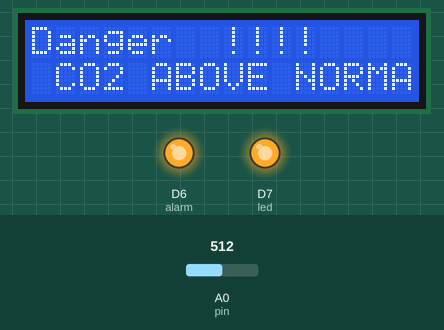
The sketch below on a simulated ESP8266 (NodeMCU). On the bench: 16×2 character LCD, output pins drawn as LEDs (lit = HIGH). Inputs (shaded band) come from the test bench; at power-on: A0 (pin) = 512. WiFi joins after 1.5 s; servers stay silent unless stated; web services answer with replies made up by the test bench; what the sketch prints to the serial monitor is not drawn.

Above: at 2.7 s.
2.8 s: A0 (pin) set to 357
4.3 s: A0 (pin) set to 338
At 5.1 s:
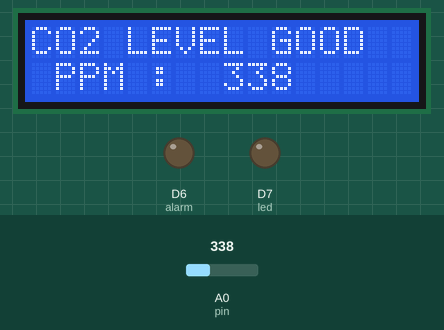
6.0 s: A0 (pin) set to 306
At 6.7 s:
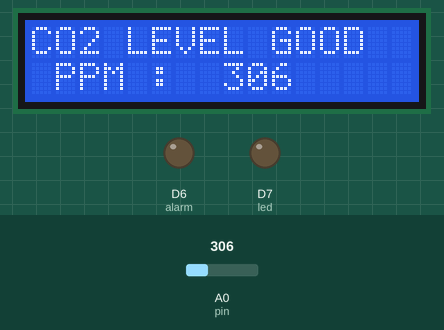
7.5 s: A0 (pin) set to 360
At 8.5 s:
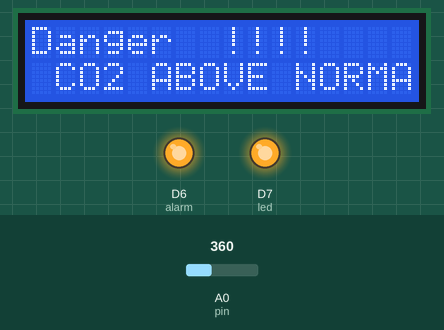
Timing chart, 0 to 10.1 s (numbered marks = the images above; inputs shaded):
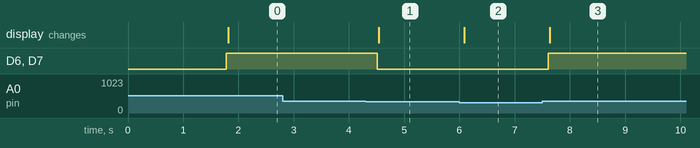

The sketch:

ThingsPeak.ino
```cpp
#include <ESP8266WiFi.h>
#include <WiFiClient.h>
#include <ESP8266WebServer.h>
#include <Wire.h>
#include <LiquidCrystal_I2C.h>

LiquidCrystal_I2C lcd(0x27,16,2);  // set the LCD address to 0x27 for a 16 chars and 2 line display

int alarm = D6;
int led   = D7;
int pin   = A0;

/* Set these to your desired credentials. */
const char *ssid = "";//Insert ssid
const char *password = "";//Insert password

const char *host = "api.thingspeak.com";
String apiKey = "KKP4A86QXBKYZK1B"; //API String


void setup() {
  // put your setup code here, to run once:
pinMode(pin, INPUT);
pinMode(led,OUTPUT);
pinMode(alarm,OUTPUT);
lcd.init();

lcd.backlight();
lcd.setCursor(0,0);
lcd.print("CO2 Level in PPM");
Serial.begin(115200);

WiFi.mode(WIFI_STA);

Serial.println();
  Serial.print("Connecting to Wifi");
  Serial.print(ssid);

  WiFi.begin(ssid, password);
  Serial.println();
  Serial.print("Connecting ");

  while(WiFi.status()!= WL_CONNECTED){
  delay(500);
  Serial.println(".");
  }


  Serial.println("Node MCU IP Address:");
  Serial.println(WiFi.localIP());

}

void loop() {
  // put your main code here, to run repeatedly:
WiFiClient client;
const int httpPort = 80;

//Connect to host, host(website) is define at top
if(!client.connect(host, httpPort)){
  Serial.println("Connection Failed");
  delay(300);
  return; // Keep retrying until we get connected
}

//Make GET request as per the HTTP GET protocol format
String ADCData;
int adcvalue = analogRead(pin);
Serial.println(adcvalue);


if (adcvalue > 350){
  digitalWrite(led,HIGH);
  digitalWrite(alarm,HIGH);
  lcd.clear();
  lcd.setCursor(0,0);
  lcd.print("Danger  !!!!");
  lcd.setCursor(1,1);
  lcd.print("CO2 ABOVE NORMAL");
}

else if(adcvalue < 350){
  digitalWrite(led,LOW);
  digitalWrite(alarm,LOW);
  lcd.clear();
  lcd.setCursor(0,0);
  lcd.print("CO2 LEVEL GOOD");
  lcd.setCursor(1,1);
  lcd.print("PPM : ");
  lcd.setCursor(8,1);
  lcd.print(adcvalue);

}

ADCData = String (adcvalue); //Integer to string conversion
String Link = "GET /update?api_key="+apiKey+"&field1="; // Request Webpage
Link = Link + ADCData;
Link = Link + "HTTP/1.1\r\n" + "Host: " + host + "\r\n" + "Connection: close\r\n\r\n";
client.print(Link);
delay(100);

//Wait for server to respond to timeout of 5 seconds
int timeout = 0;
while((!client.available()) && (timeout < 1000)){
  delay(10); // use this with timeout
  timeout++;
}

/*
// Reading through data
if (timeout < 500){
while(client.available()){
   Serial.println(client.readString()); // Reading From Cloud
   }
  }

  else {
Serial.println("Request Timeout..");
delay(5000);  // Read Page every 5 seconds
  }*/
}
```

Measured:
- the behaviour switches between 350 and 349 on A0 (pin) (found by bisection; images 0 and 1)
- after the input at 2.8 s, every drawn part: stays the same
- after the input at 4.3 s, D6 (alarm), D7 (led): HIGH → LOW after 0.21 s; the display: changes after 0.24 s (image 1)
- after the input at 6.0 s, the display: changes after 0.09 s (image 2)
- after the input at 7.5 s, D6 (alarm), D7 (led): LOW → HIGH after 0.10 s; the display: changes after 0.13 s (image 3)
